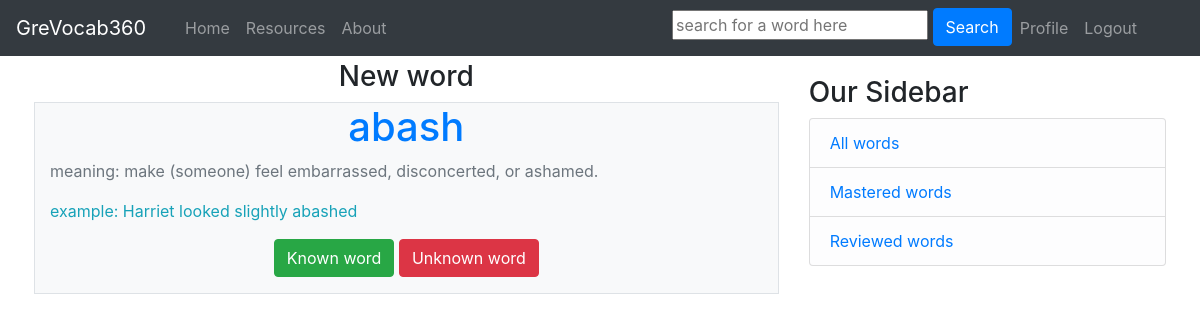
/level/?level=1 (signed in), run on the app's committed database.
### words/models.py (models this page shows, shortened)
class Words(models.Model):
    word = models.CharField(max_length=30)
    meaning = models.TextField()
    example_sentence = models.TextField()
    level = models.IntegerField()

### words/views.py (the view, shortened to what this page needs)
# urls.py: path('level/', views.level, name='words-level'),
@login_required
def level(request):
    req_level = request.GET.get('level')
    req_level = int(req_level)
    filter_words = Words.objects.filter(level=req_level).values('pk')
    rand = randint(1, len(filter_words))
    prk = 0
    for idx, p in enumerate(filter_words):
        if idx+1 == rand:
            prk = p['pk']
            break
    word = Words.objects.filter(level=req_level).get(pk=prk)
    user = User.objects.get(pk=request.user.id)
    profile = user.profile
    if word.pk in profile.get_reviewed_list():
        reviewed = "r"
    elif word.pk in profile.get_mastered_list():
        reviewed = "m"
    else:
        reviewed = "n"
    return render(request, 'words/level.html', {'word': word, 'reviewed': reviewed, 'sidebar': word.level})

### users/models.py (called while the page is built)
    def get_mastered_list(self):
        return json.loads(self.mastered_list)

    def get_reviewed_list(self):
        return json.loads(self.reviewed_list)

### words/templates/words/level.html (shortened to what this page needs)
{% extends "words/base.html" %}
{% block content %}
        {% if reviewed == "n" %}
            <h3 class="text-center">New word</h3>
        {% elif reviewed == "r" %}
            <h3 class="text-center">You're Reviewing this word</h3>
        {% else %}
            <h3 class="text-center">You've mastered this word</h3>
        {% endif %}
    <div class="container bg-light pb-3 border">
        <div class="text-center">
            <h1 class="text-primary">{{ word.word }}</h1>
        </div>
        <p class="text-secondary">meaning: {{ word.meaning }}</p>
        <p class="text-info">example: {{ word.example_sentence }}</p>
        <div class="button-container">
            <div class="text-center">
                <button form="known" type="submit" class="btn btn-success">Known word</button>
                <button form="unknown" type="submit" class="btn btn-danger">Unknown word</button>
            </div>
        </div>
    </div>
{% endblock content %}

### data on the page
Words: word "abash", meaning "make (someone) feel embarrassed, disconcerted, or ashamed.", example_sentence "Harriet looked slightly abashed"
